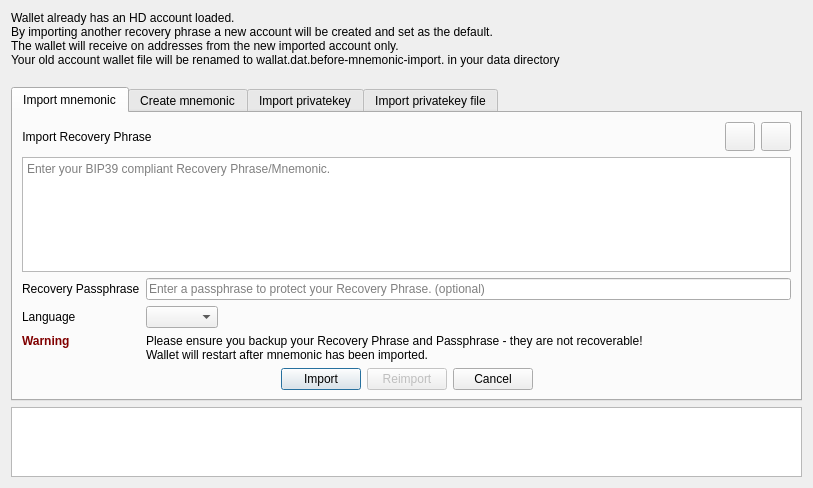
<?xml version="1.0" encoding="UTF-8"?>
<ui version="4.0">
 <class>MnemonicDialog</class>
 <widget class="QDialog" name="MnemonicDialog">
  <property name="geometry">
   <rect>
    <x>0</x>
    <y>0</y>
    <width>813</width>
    <height>488</height>
   </rect>
  </property>
  <property name="windowTitle">
   <string>Import – recovery phrase/private key</string>
  </property>
  <layout class="QGridLayout" name="gridLayout">
   <item row="2" column="0">
    <widget class="QTextBrowser" name="textBrowser">
     <property name="sizeAdjustPolicy">
      <enum>QAbstractScrollArea::AdjustToContents</enum>
     </property>
     <property name="html">
      <string>&lt;!DOCTYPE HTML PUBLIC &quot;-//W3C//DTD HTML 4.0//EN&quot; &quot;http://www.w3.org/TR/REC-html40/strict.dtd&quot;&gt;
&lt;html&gt;&lt;head&gt;&lt;meta name=&quot;qrichtext&quot; content=&quot;1&quot; /&gt;&lt;style type=&quot;text/css&quot;&gt;
p, li { white-space: pre-wrap; }
&lt;/style&gt;&lt;/head&gt;&lt;body style=&quot; font-family:'Ubuntu'; font-size:11pt; font-weight:400; font-style:normal;&quot;&gt;
&lt;p style=&quot;-qt-paragraph-type:empty; margin-top:0px; margin-bottom:0px; margin-left:0px; margin-right:0px; -qt-block-indent:0; text-indent:0px; font-family:'.SF NS Text'; font-size:13pt;&quot;&gt;&lt;br /&gt;&lt;/p&gt;&lt;/body&gt;&lt;/html&gt;</string>
     </property>
    </widget>
   </item>
   <item row="1" column="0">
    <widget class="QTabWidget" name="tabWidget">
     <property name="currentIndex">
      <number>0</number>
     </property>
     <property name="elideMode">
      <enum>Qt::ElideMiddle</enum>
     </property>
     <widget class="QWidget" name="mnemonictab">
      <attribute name="title">
       <string>Import mnemonic</string>
      </attribute>
      <layout class="QGridLayout" name="gridLayout_3">
       <item row="0" column="0">
        <layout class="QVBoxLayout" name="verticalLayout">
         <item>
          <layout class="QHBoxLayout" name="horizontalLayout">
           <item>
            <widget class="QLabel" name="label">
             <property name="text">
              <string>Import Recovery Phrase</string>
             </property>
             <property name="alignment">
              <set>Qt::AlignCenter</set>
             </property>
            </widget>
           </item>
           <item>
            <spacer name="horizontalSpacer">
             <property name="orientation">
              <enum>Qt::Horizontal</enum>
             </property>
             <property name="sizeHint" stdset="0">
              <size>
               <width>40</width>
               <height>20</height>
              </size>
             </property>
            </spacer>
           </item>
           <item>
            <widget class="QToolButton" name="toolButtonImportMnemonic_Paste">
             <property name="toolTip">
              <string>Paste from clipboard</string>
             </property>
             <property name="text">
              <string/>
             </property>
             <property name="icon">
              <iconset resource="../credit.qrc">
               <normaloff>:/icons/editpaste</normaloff>:/icons/editpaste</iconset>
             </property>
             <property name="iconSize">
              <size>
               <width>22</width>
               <height>22</height>
              </size>
             </property>
            </widget>
           </item>
           <item>
            <widget class="QToolButton" name="toolButtonImportMnemonic_Clear">
             <property name="toolTip">
              <string>Clear</string>
             </property>
             <property name="text">
              <string/>
             </property>
             <property name="icon">
              <iconset resource="../credit.qrc">
               <normaloff>:/icons/remove</normaloff>:/icons/remove</iconset>
             </property>
             <property name="iconSize">
              <size>
               <width>22</width>
               <height>22</height>
              </size>
             </property>
            </widget>
           </item>
          </layout>
         </item>
         <item>
          <widget class="QTextEdit" name="mnemonicEdit">
           <property name="placeholderText">
            <string>Enter your BIP39 compliant Recovery Phrase/Mnemonic.</string>
           </property>
          </widget>
         </item>
         <item>
          <layout class="QFormLayout" name="formLayout">
           <item row="0" column="0">
            <widget class="QLabel" name="label_3">
             <property name="text">
              <string>Recovery Passphrase</string>
             </property>
            </widget>
           </item>
           <item row="0" column="1">
            <widget class="QLineEdit" name="lineEditPassPhrase">
             <property name="placeholderText">
              <string>Enter a passphrase to protect your Recovery Phrase. (optional)</string>
             </property>
            </widget>
           </item>
           <item row="1" column="0">
            <widget class="QLabel" name="label_7">
             <property name="text">
              <string>Language</string>
             </property>
            </widget>
           </item>
           <item row="1" column="1">
            <widget class="QComboBox" name="comboBoxImportMnemonic_Language">
             <property name="sizePolicy">
              <sizepolicy hsizetype="Fixed" vsizetype="Fixed">
               <horstretch>0</horstretch>
               <verstretch>0</verstretch>
              </sizepolicy>
             </property>
            </widget>
           </item>
           <item row="2" column="0">
            <widget class="QLabel" name="labelWarning">
             <property name="styleSheet">
              <string notr="true">color: #800000;
font-weight: bold;</string>
             </property>
             <property name="text">
              <string>Warning</string>
             </property>
             <property name="alignment">
              <set>Qt::AlignLeading|Qt::AlignLeft|Qt::AlignTop</set>
             </property>
            </widget>
           </item>
           <item row="2" column="1">
            <widget class="QLabel" name="label_8">
             <property name="text">
              <string>Please ensure you backup your Recovery Phrase and Passphrase - they are not recoverable!
Wallet will restart after mnemonic has been imported.</string>
             </property>
            </widget>
           </item>
          </layout>
         </item>
         <item>
          <layout class="QHBoxLayout" name="horizontalLayout_2">
           <item>
            <spacer name="horizontalSpacer_4">
             <property name="orientation">
              <enum>Qt::Horizontal</enum>
             </property>
             <property name="sizeHint" stdset="0">
              <size>
               <width>40</width>
               <height>20</height>
              </size>
             </property>
            </spacer>
           </item>
           <item>
            <widget class="QPushButton" name="importMnemonic">
             <property name="sizePolicy">
              <sizepolicy hsizetype="Fixed" vsizetype="Fixed">
               <horstretch>0</horstretch>
               <verstretch>0</verstretch>
              </sizepolicy>
             </property>
             <property name="text">
              <string>Import</string>
             </property>
            </widget>
           </item>
           <item>
            <widget class="QPushButton" name="reimportMnemonic">
             <property name="enabled">
              <bool>false</bool>
             </property>
             <property name="sizePolicy">
              <sizepolicy hsizetype="Fixed" vsizetype="Fixed">
               <horstretch>0</horstretch>
               <verstretch>0</verstretch>
              </sizepolicy>
             </property>
             <property name="text">
              <string>Reimport</string>
             </property>
            </widget>
           </item>
           <item>
            <widget class="QPushButton" name="pushButtonImportMnemonicCancel">
             <property name="sizePolicy">
              <sizepolicy hsizetype="Fixed" vsizetype="Fixed">
               <horstretch>0</horstretch>
               <verstretch>0</verstretch>
              </sizepolicy>
             </property>
             <property name="text">
              <string>Cancel</string>
             </property>
            </widget>
           </item>
           <item>
            <spacer name="horizontalSpacer_2">
             <property name="orientation">
              <enum>Qt::Horizontal</enum>
             </property>
             <property name="sizeHint" stdset="0">
              <size>
               <width>40</width>
               <height>20</height>
              </size>
             </property>
            </spacer>
           </item>
          </layout>
         </item>
        </layout>
       </item>
      </layout>
     </widget>
     <widget class="QWidget" name="createMnemonic">
      <attribute name="title">
       <string>Create mnemonic</string>
      </attribute>
      <layout class="QGridLayout" name="gridLayout_2">
       <item row="0" column="0">
        <layout class="QVBoxLayout" name="verticalLayout_2">
         <item>
          <layout class="QHBoxLayout" name="horizontalLayoutzz">
           <item>
            <widget class="QLabel" name="labelzz">
             <property name="text">
              <string>Create New Recovery Phrase</string>
             </property>
             <property name="alignment">
              <set>Qt::AlignCenter</set>
             </property>
            </widget>
           </item>
           <item>
            <spacer name="horizontalSpacer1">
             <property name="orientation">
              <enum>Qt::Horizontal</enum>
             </property>
             <property name="sizeHint" stdset="0">
              <size>
               <width>40</width>
               <height>20</height>
              </size>
             </property>
            </spacer>
           </item>
           <item>
            <widget class="QToolButton" name="toolButtonCreateMnemonic_Copy">
             <property name="toolTip">
              <string>Copy to clipboard</string>
             </property>
             <property name="text">
              <string/>
             </property>
             <property name="icon">
              <iconset resource="../credit.qrc">
               <normaloff>:/icons/editcopy</normaloff>:/icons/editcopy</iconset>
             </property>
             <property name="iconSize">
              <size>
               <width>22</width>
               <height>22</height>
              </size>
             </property>
            </widget>
           </item>
           <item>
            <widget class="QToolButton" name="toolButtonCreateMnemonic_Clear">
             <property name="toolTip">
              <string>Clear</string>
             </property>
             <property name="text">
              <string/>
             </property>
             <property name="icon">
              <iconset resource="../credit.qrc">
               <normaloff>:/icons/remove</normaloff>:/icons/remove</iconset>
             </property>
             <property name="iconSize">
              <size>
               <width>22</width>
               <height>22</height>
              </size>
             </property>
            </widget>
           </item>
          </layout>
         </item>
         <item>
          <widget class="QTextEdit" name="textEditNewRecoveryPhrase">
          </widget>
         </item>
         <item>
          <layout class="QFormLayout" name="formLayout_2">
           <item row="0" column="0">
            <widget class="QLabel" name="label_10">
             <property name="text">
              <string>Bytes of Entropy</string>
             </property>
            </widget>
           </item>
           <item row="0" column="1">
            <widget class="QComboBox" name="comboBoxBytesOfEntropy">
             <property name="sizePolicy">
              <sizepolicy hsizetype="Fixed" vsizetype="Fixed">
               <horstretch>0</horstretch>
               <verstretch>0</verstretch>
              </sizepolicy>
             </property>
             <item>
              <property name="text">
               <string>256</string>
              </property>
             </item>
             <item>
              <property name="text">
               <string>128</string>
              </property>
             </item>
            </widget>
           </item>
           <item row="1" column="0">
            <widget class="QLabel" name="label_11">
             <property name="text">
              <string>Language</string>
             </property>
            </widget>
           </item>
           <item row="1" column="1">
            <widget class="QComboBox" name="comboBoxLanguage">
             <property name="sizePolicy">
              <sizepolicy hsizetype="Fixed" vsizetype="Fixed">
               <horstretch>0</horstretch>
               <verstretch>0</verstretch>
              </sizepolicy>
             </property>
            </widget>
           </item>
          </layout>
         </item>
         <item>
          <layout class="QHBoxLayout" name="horizontalLayout_3">
           <item>
            <spacer name="horizontalSpacer_5">
             <property name="orientation">
              <enum>Qt::Horizontal</enum>
             </property>
             <property name="sizeHint" stdset="0">
              <size>
               <width>40</width>
               <height>20</height>
              </size>
             </property>
            </spacer>
           </item>
           <item>
            <widget class="QPushButton" name="pushButtonCreateMnemonic_Generate">
             <property name="sizePolicy">
              <sizepolicy hsizetype="Fixed" vsizetype="Fixed">
               <horstretch>0</horstretch>
               <verstretch>0</verstretch>
              </sizepolicy>
             </property>
             <property name="text">
              <string>Generate</string>
             </property>
            </widget>
           </item>
           <item>
            <widget class="QPushButton" name="pushButtonCreateMnemonic_Validate">
             <property name="text">
              <string>Validate</string>
             </property>
            </widget>
           </item>
           <item>
            <widget class="QPushButton" name="pushButtonCreateMnemonic_Cancel">
             <property name="sizePolicy">
              <sizepolicy hsizetype="Fixed" vsizetype="Fixed">
               <horstretch>0</horstretch>
               <verstretch>0</verstretch>
              </sizepolicy>
             </property>
             <property name="text">
              <string>Cancel</string>
             </property>
            </widget>
           </item>
           <item>
            <spacer name="horizontalSpacer_3">
             <property name="orientation">
              <enum>Qt::Horizontal</enum>
             </property>
             <property name="sizeHint" stdset="0">
              <size>
               <width>40</width>
               <height>20</height>
              </size>
             </property>
            </spacer>
           </item>
          </layout>
         </item>
        </layout>
       </item>
      </layout>
     </widget>
     <widget class="QWidget" name="privatekeytab">
      <attribute name="title">
       <string>Import privatekey</string>
      </attribute>
      <layout class="QVBoxLayout" name="verticalLayout_3">
       <item>
        <layout class="QVBoxLayout" name="verticalLayout_4">
         <item>
          <layout class="QHBoxLayout" name="horizontalLayout_5">
           <item>
            <widget class="QLabel" name="label_2">
             <property name="text">
              <string>Input single privatekey</string>
             </property>
             <property name="alignment">
              <set>Qt::AlignCenter</set>
             </property>
            </widget>
           </item>
           <item>
            <spacer name="horizontalSpacer_9">
             <property name="orientation">
              <enum>Qt::Horizontal</enum>
             </property>
             <property name="sizeHint" stdset="0">
              <size>
               <width>40</width>
               <height>20</height>
              </size>
             </property>
            </spacer>
           </item>
          </layout>
         </item>
         <item>
          <widget class="QLineEdit" name="privatekeyEdit">
           <property name="sizePolicy">
            <sizepolicy hsizetype="Expanding" vsizetype="Expanding">
             <horstretch>0</horstretch>
             <verstretch>0</verstretch>
            </sizepolicy>
           </property>
           <property name="alignment">
            <set>Qt::AlignLeading|Qt::AlignLeft|Qt::AlignTop</set>
           </property>
           <property name="placeholderText">
            <string>example: L2pVnppu4S12FDFTn6sCoyvfCU4QiedHVxNyqJQ63Kty6gGRm1Mz</string>
           </property>
          </widget>
         </item>
         <item>
          <spacer name="verticalSpacer">
           <property name="orientation">
            <enum>Qt::Vertical</enum>
           </property>
           <property name="sizeHint" stdset="0">
            <size>
             <width>20</width>
             <height>40</height>
            </size>
           </property>
          </spacer>
         </item>
         <item>
          <layout class="QHBoxLayout" name="horizontalLayout_4">
           <item>
            <spacer name="horizontalSpacer_6">
             <property name="orientation">
              <enum>Qt::Horizontal</enum>
             </property>
             <property name="sizeHint" stdset="0">
              <size>
               <width>40</width>
               <height>20</height>
              </size>
             </property>
            </spacer>
           </item>
           <item>
            <widget class="QPushButton" name="importPrivatekey">
             <property name="sizePolicy">
              <sizepolicy hsizetype="Fixed" vsizetype="Fixed">
               <horstretch>0</horstretch>
               <verstretch>0</verstretch>
              </sizepolicy>
             </property>
             <property name="text">
              <string>Import</string>
             </property>
            </widget>
           </item>
           <item>
            <widget class="QPushButton" name="pushButtonPrivatekeyCancel">
             <property name="text">
              <string>Cancel</string>
             </property>
            </widget>
           </item>
           <item>
            <spacer name="horizontalSpacer_7">
             <property name="orientation">
              <enum>Qt::Horizontal</enum>
             </property>
             <property name="sizeHint" stdset="0">
              <size>
               <width>40</width>
               <height>20</height>
              </size>
             </property>
            </spacer>
           </item>
          </layout>
         </item>
        </layout>
       </item>
      </layout>
     </widget>
     <widget class="QWidget" name="tab">
      <attribute name="title">
       <string>Import privatekey file</string>
      </attribute>
      <layout class="QVBoxLayout" name="verticalLayout_5">
       <item>
        <layout class="QVBoxLayout" name="verticalLayout_6">
         <item>
          <layout class="QHBoxLayout" name="horizontalLayout_8">
           <item>
            <widget class="QLabel" name="label_4">
             <property name="text">
              <string>Input privatekey file</string>
             </property>
             <property name="alignment">
              <set>Qt::AlignCenter</set>
             </property>
            </widget>
           </item>
           <item>
            <spacer name="horizontalSpacer_13">
             <property name="orientation">
              <enum>Qt::Horizontal</enum>
             </property>
             <property name="sizeHint" stdset="0">
              <size>
               <width>40</width>
               <height>20</height>
              </size>
             </property>
            </spacer>
           </item>
           <item>
            <widget class="QCheckBox" name="checkBoxPrivateKeyFileForceRescan">
             <property name="text">
              <string>Force Rescan</string>
             </property>
             <property name="checked">
              <bool>true</bool>
             </property>
            </widget>
           </item>
          </layout>
         </item>
         <item>
          <layout class="QHBoxLayout" name="horizontalLayout_7">
           <item>
            <widget class="QLineEdit" name="fileEdit"/>
           </item>
           <item>
            <widget class="QPushButton" name="fileButton">
             <property name="sizePolicy">
              <sizepolicy hsizetype="Fixed" vsizetype="Fixed">
               <horstretch>0</horstretch>
               <verstretch>0</verstretch>
              </sizepolicy>
             </property>
             <property name="text">
              <string>Browse</string>
             </property>
             <property name="icon">
              <iconset resource="../credit.qrc">
               <normaloff>:/icons/browse</normaloff>:/icons/browse</iconset>
             </property>
            </widget>
           </item>
          </layout>
         </item>
         <item>
          <widget class="QLabel" name="label_5">
           <property name="sizePolicy">
            <sizepolicy hsizetype="Expanding" vsizetype="Fixed">
             <horstretch>0</horstretch>
             <verstretch>0</verstretch>
            </sizepolicy>
           </property>
           <property name="text">
            <string>Tips: The private key file is the file exported by Credit 'dumpwallet filename', not the .dat file.</string>
           </property>
           <property name="alignment">
            <set>Qt::AlignLeading|Qt::AlignLeft|Qt::AlignVCenter</set>
           </property>
           <property name="wordWrap">
            <bool>true</bool>
           </property>
          </widget>
         </item>
         <item>
          <spacer name="verticalSpacer_2">
           <property name="orientation">
            <enum>Qt::Vertical</enum>
           </property>
           <property name="sizeHint" stdset="0">
            <size>
             <width>20</width>
             <height>40</height>
            </size>
           </property>
          </spacer>
         </item>
         <item>
          <layout class="QHBoxLayout" name="horizontalLayout_6">
           <item>
            <spacer name="horizontalSpacer_10">
             <property name="orientation">
              <enum>Qt::Horizontal</enum>
             </property>
             <property name="sizeHint" stdset="0">
              <size>
               <width>40</width>
               <height>20</height>
              </size>
             </property>
            </spacer>
           </item>
           <item>
            <widget class="QPushButton" name="importWallet">
             <property name="sizePolicy">
              <sizepolicy hsizetype="Fixed" vsizetype="Fixed">
               <horstretch>0</horstretch>
               <verstretch>0</verstretch>
              </sizepolicy>
             </property>
             <property name="text">
              <string>Import</string>
             </property>
            </widget>
           </item>
           <item>
            <widget class="QPushButton" name="pushButtonPrivateKeyFileCancel">
             <property name="text">
              <string>Cancel</string>
             </property>
            </widget>
           </item>
           <item>
            <spacer name="horizontalSpacer_11">
             <property name="orientation">
              <enum>Qt::Horizontal</enum>
             </property>
             <property name="sizeHint" stdset="0">
              <size>
               <width>40</width>
               <height>20</height>
              </size>
             </property>
            </spacer>
           </item>
          </layout>
         </item>
        </layout>
       </item>
      </layout>
     </widget>
    </widget>
   </item>
   <item row="0" column="0">
    <widget class="QLabel" name="label_12">
     <property name="text">
      <string>Wallet already has an HD account loaded.
By importing another recovery phrase a new account will be created and set as the default.
The wallet will receive on addresses from the new imported account only.
Your old account wallet file will be renamed to wallat.dat.before-mnemonic-import.&lt;isodate&gt; in your data directory
</string>
     </property>
     <property name="textFormat">
      <enum>Qt::AutoText</enum>
     </property>
     <property name="wordWrap">
      <bool>true</bool>
     </property>
    </widget>
   </item>
  </layout>
 </widget>
 <resources>
  <include location="../credit.qrc"/>
 </resources>
 <connections/>
</ui>
